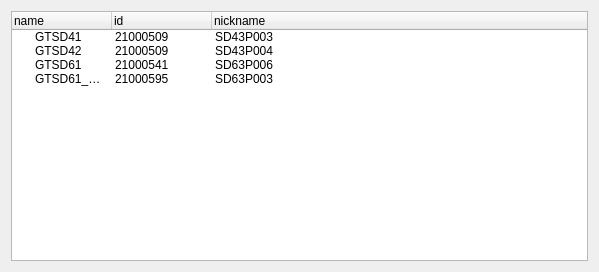
<?xml version="1.0" encoding="UTF-8"?>
<ui version="4.0">
 <class>Form</class>
 <widget class="QWidget" name="Form">
  <property name="geometry">
   <rect>
    <x>0</x>
    <y>0</y>
    <width>599</width>
    <height>272</height>
   </rect>
  </property>
  <property name="windowTitle">
   <string>Form</string>
  </property>
  <layout class="QVBoxLayout" name="verticalLayout">
   <item>
    <widget class="QTreeWidget" name="treeWidget">
     <column>
      <property name="text">
       <string>name</string>
      </property>
     </column>
     <column>
      <property name="text">
       <string>id</string>
      </property>
     </column>
     <column>
      <property name="text">
       <string>nickname</string>
      </property>
     </column>
     <item>
      <property name="text">
       <string>GTSD41</string>
      </property>
      <property name="text">
       <string>21000509</string>
      </property>
      <property name="text">
       <string>SD43P003</string>
      </property>
     </item>
     <item>
      <property name="text">
       <string>GTSD42</string>
      </property>
      <property name="text">
       <string>21000509</string>
      </property>
      <property name="text">
       <string>SD43P004</string>
      </property>
     </item>
     <item>
      <property name="text">
       <string>GTSD61</string>
      </property>
      <property name="text">
       <string>21000541</string>
      </property>
      <property name="text">
       <string>SD63P006</string>
      </property>
     </item>
     <item>
      <property name="text">
       <string>GTSD61_MINI</string>
      </property>
      <property name="text">
       <string>21000595</string>
      </property>
      <property name="text">
       <string>SD63P003</string>
      </property>
     </item>
    </widget>
   </item>
  </layout>
 </widget>
 <resources/>
 <connections/>
</ui>
